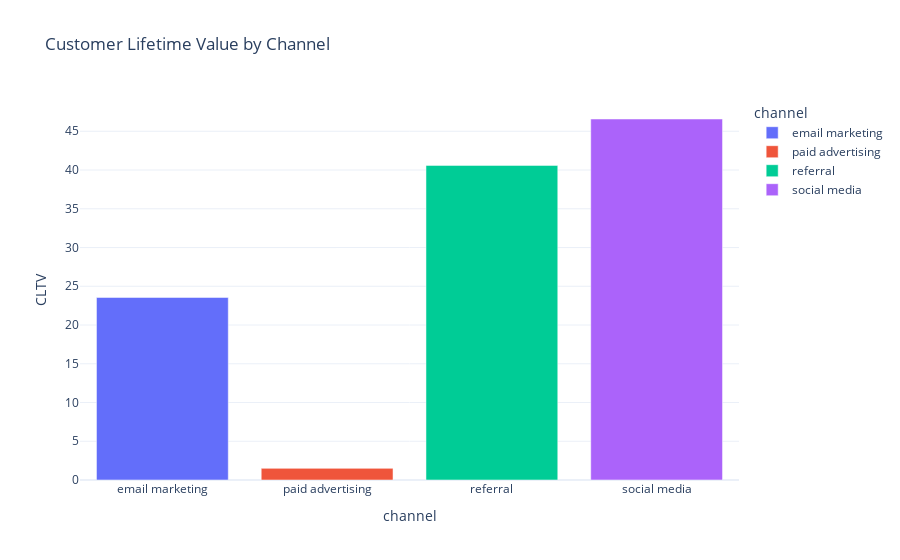

The notebook cell saved with this chart:
### Markdown cell above
##### calculate the customer lifetime value from each channel. Based on the data we have, we can use the formula mentioned below to calculate CLTV:

### Code cell
cl['cltv'] = (cl['revenue'] - cl['cost']) * cl['conversion_rate'] / cl['cost']

channel_cltv = cl.groupby('channel')['cltv'].mean().reset_index()

fig = px.bar(channel_cltv, x='channel', y='cltv', color='channel',
             title='Customer Lifetime Value by Channel')


fig.update_yaxes(title='CLTV')

fig.show()

### Figure 1 — Plotly figure (JSON) as saved in the notebook; plotly's stock layout.template omitted (floating-point values rounded to 4 significant figures)
{"data": [{"alignmentgroup": "True", "hovertemplate": "channel=%{x}<br>cltv=%{y}<extra></extra>", "legendgroup": "email marketing", "marker": {"color": "#636efa", "pattern": {"shape": ""}}, "name": "email marketing", "offsetgroup": "email marketing", "orientation": "v", "showlegend": true, "textposition": "auto", "type": "bar", "x": ["email marketing"], "xaxis": "x", "y": [23.56], "yaxis": "y"}, {"alignmentgroup": "True", "hovertemplate": "channel=%{x}<br>cltv=%{y}<extra></extra>", "legendgroup": "paid advertising", "marker": {"color": "#EF553B", "pattern": {"shape": ""}}, "name": "paid advertising", "offsetgroup": "paid advertising", "orientation": "v", "showlegend": true, "textposition": "auto", "type": "bar", "x": ["paid advertising"], "xaxis": "x", "y": [1.501], "yaxis": "y"}, {"alignmentgroup": "True", "hovertemplate": "channel=%{x}<br>cltv=%{y}<extra></extra>", "legendgroup": "referral", "marker": {"color": "#00cc96", "pattern": {"shape": ""}}, "name": "referral", "offsetgroup": "referral", "orientation": "v", "showlegend": true, "textposition": "auto", "type": "bar", "x": ["referral"], "xaxis": "x", "y": [40.6], "yaxis": "y"}, {"alignmentgroup": "True", "hovertemplate": "channel=%{x}<br>cltv=%{y}<extra></extra>", "legendgroup": "social media", "marker": {"color": "#ab63fa", "pattern": {"shape": ""}}, "name": "social media", "offsetgroup": "social media", "orientation": "v", "showlegend": true, "textposition": "auto", "type": "bar", "x": ["social media"], "xaxis": "x", "y": [46.58], "yaxis": "y"}], "layout": {"barmode": "relative", "legend": {"title": {"text": "channel"}, "tracegroupgap": 0}, "title": {"text": "Customer Lifetime Value by Channel"}, "xaxis": {"anchor": "y", "categoryarray": ["email marketing", "paid advertising", "referral", "social media"], "categoryorder": "array", "domain": [0, 1], "title": {"text": "channel"}}, "yaxis": {"anchor": "x", "domain": [0, 1], "title": {"text": "CLTV"}}}}
